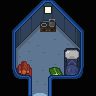

This game map was drawn from its Tiled (.tmx) file and the tilesets committed beside it. A one-line description and the full map source follow:
An orthogonal 6x6 tile map with 16x16 px tiles, 6 tile layers (Back, Back2, Buildings, Front, ...), 2 tilesets and 6 objects (4x TileData).

<map version="1.10" tiledversion="1.11.0" orientation="orthogonal" renderorder="right-down" compressionlevel="0" width="6" height="6" tilewidth="16" tileheight="16" infinite="0" nextlayerid="23" nextobjectid="20">
 <properties>
  <property name="DayTiles" value="Buildings 2 0 13 Buildings 3 0 14" />
  <property name="NightTiles" value="Buildings 2 0 61 Buildings 3 0 66" />
  <property name="Warp" value="2 6 Forest 88 85" />
 </properties>
 <tileset firstgid="1" name="townInterior_2" tilewidth="16" tileheight="16" tilecount="1312" columns="32">
  <image source=".townInterior_2.png" width="512" height="656" />
 </tileset>
 <tileset firstgid="1313" name="z_L0veRaven_Tent" tilewidth="16" tileheight="16" tilecount="1975" columns="25">
  <image source="z_L0veRaven_Tent.png" width="400" height="1264" />
  <tile id="39">
   <objectgroup draworder="index" id="7">
    <object id="16" x="4.98438" y="5">
     <polygon points="0.015625,0 -4.98438,0 -4.98438,-5 11.0156,-5 11.0156,11 10,11 10,9.98438 9.01563,10 9.01563,9 8.01563,9 8.01563,8.00781 7.01563,8.00781 7.01563,7.00781 6.00781,7.00781 6.01563,6.00781 5.01563,6.00781 5.01563,5.00781 4.01563,5.00781 4.01563,4 3.01563,4 3.01563,2.99219 2.01563,3 2.01563,2 1.00781,2 1.00781,1.00781 0.015625,1" />
    </object>
   </objectgroup>
  </tile>
  <tile id="65">
   <objectgroup draworder="index" id="2">
    <object id="1" x="-0.0625" y="-0.0625">
     <polygon points="0,0 0.0625,1.0625 15,16.0625 16.0625,16.0625 16.0625,0.0625" />
    </object>
   </objectgroup>
  </tile>
 </tileset>
 <layer id="1" name="Back" width="6" height="6">
  <data encoding="csv">
1324,1325,0,0,1328,1324,
1324,0,1351,1352,0,1324,
1324,0,1376,1377,0,1324,
1324,1400,1401,1426,1403,1324,
1324,1425,1426,1427,1428,1324,
1324,1450,1451,1452,1324,1324
</data>
 </layer>
 <layer id="15" name="Back2" width="6" height="6">
  <properties>
   <property name="Draw" value="Back" />
  </properties>
  <data encoding="csv">
0,0,0,0,0,0,
0,0,0,0,0,0,
0,0,0,0,0,0,
0,0,0,0,1323,0,
0,0,0,0,1348,0,
0,0,0,0,0,0
</data>
 </layer>
 <layer id="2" name="Buildings" width="6" height="6">
  <data encoding="csv">
1324,0,1326,1327,0,1324,
0,1350,1389,1390,1353,0,
0,1375,0,0,1378,0,
1399,314,0,0,0,1404,
1424,346,0,119,0,1429,
1324,1450,0,1452,1324,1324
</data>
 </layer>
 <layer id="3" name="Front" width="6" height="6">
  <data encoding="csv">
0,0,0,0,0,0,
1349,0,0,0,0,1354,
1399,0,0,0,0,1404,
0,0,0,0,0,0,
0,1329,0,1449,1347,0,
0,0,0,0,0,0
</data>
 </layer>
 <layer id="21" name="Front2" width="6" height="6">
  <properties>
   <property name="Draw" value="Front" />
  </properties>
  <data encoding="csv">
0,0,0,0,0,0,
0,0,0,0,0,0,
0,0,0,0,0,0,
0,0,0,0,0,0,
0,0,0,0,1402,0,
0,0,0,0,0,0
</data>
 </layer>
 <layer id="4" name="Paths" width="6" height="6">
  <data encoding="csv">
0,0,0,0,0,0,
0,0,0,0,0,0,
0,0,0,0,0,0,
0,0,0,0,0,0,
0,0,0,0,0,0,
0,0,0,0,0,0
</data>
 </layer>
 <objectgroup id="5" name="Back" />
 <objectgroup id="18" name="Back2" />
 <objectgroup id="6" name="Buildings">
  <object id="15" name="TileData" x="32" y="16" width="16" height="16">
   <properties>
    <property name="Action" value="Message &quot;L0veRavenRavenTentInside.2&quot;" />
   </properties>
  </object>
  <object id="16" name="TileData" x="48" y="16" width="16" height="16">
   <properties>
    <property name="Action" value="Message &quot;L0veRavenRavenTentInside.2&quot;" />
   </properties>
  </object>
  <object id="17" name="TileData" x="16" y="64" width="16" height="16">
   <properties>
    <property name="Action" value="Message &quot;L0veRavenRavenTentInside.3&quot;" />
   </properties>
  </object>
  <object id="19" name="TileData" x="48" y="64" width="16" height="16">
   <properties>
    <property name="Action" value="Message &quot;L0veRavenRavenTentInside.1&quot;" />
   </properties>
  </object>
 </objectgroup>
 <objectgroup id="20" name="Buildings2" />
 <objectgroup id="7" name="Front" />
 <objectgroup id="22" name="Front2" />
 <objectgroup id="8" name="Paths" />
</map>
